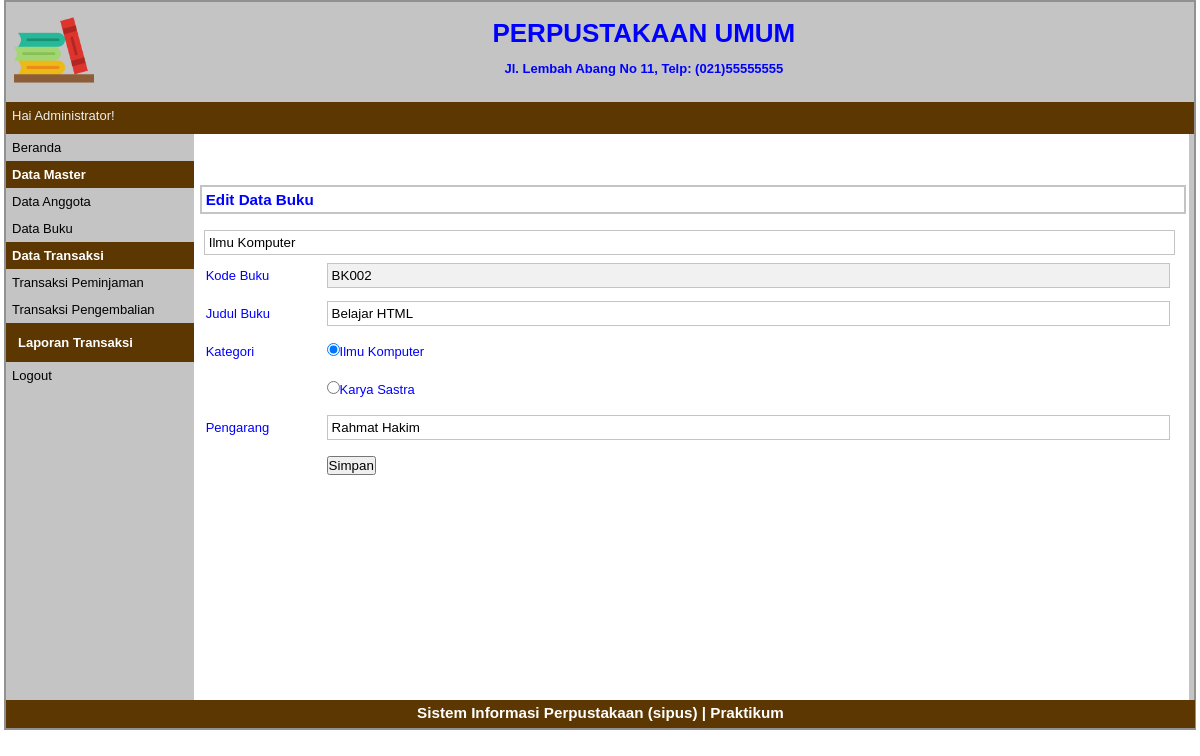
Screenshot of /index.php?p=buku-edit&id=BK002 (signed in) with the database file from the repository.
### tables this page shows
CREATE TABLE `tbbuku` (
  `idbuku` varchar(5) NOT NULL,
  `judulbuku` varchar(50) NOT NULL,
  `kategori` varchar(50) NOT NULL,
  `pengarang` varchar(40) NOT NULL,
  `penerbit` varchar(40) NOT NULL,
  `status` varchar(10) NOT NULL
);

### pages/buku-edit.php (the view)
<?php
	$id_buku=$_GET['id'];
	$q_tampil_buku=mysqli_query($db,"SELECT * FROM tbbuku WHERE idbuku='$id_buku'");
	$r_tampil_buku=mysqli_fetch_array($q_tampil_buku);
?>
<div id="label-page"><h3>Edit Data Buku</h3></div>
<div id="content">
	<form action="proses/anggota-edit-proses.php" method="post" enctype="multipart/form-data">
	<table id="tabel-input">
		<tr>
			<td class="label-formulir">Kode Buku</td>
			<td class="isian-formulir"><input type="text" name="id_buku" value="<?php echo $r_tampil_buku['idbuku']; ?>" readonly="readonly" class="isian-formulir isian-formulir-border warna-formulir-disabled"></td>
		</tr>
		<tr>
			<td class="label-formulir">Judul Buku</td>
			<td class="isian-formulir"><input type="text" name="judul_buku" value="<?php echo $r_tampil_buku['judulbuku']; ?>" class="isian-formulir isian-formulir-border"></td>
		</tr>
		<tr>
			<td class="label-formulir">Kategori</td>
			<?php
			if($r_tampil_buku['kategori']=="Ilmu Komputer")
			{
				echo "<td class='isian-formulir'><input type='radio' name='kategori' value='Ilmu Komputer' checked>Ilmu Komputer</label></td>
					</tr>
		<tr>
			<td class='label-formulir'></td>
			<td class='isian-formulir'><input type='radio' name='kategori' value='Karya Sastra'>Karya Sastra</td>";
			}
			elseif($r_tampil_buku['kategori']=="Karya Sastra")
			{
				echo "<td class='isian-formulir'><input type='radio' name='kategori' value='Ilmu Komputer'>Ilmu Komputer</label></td>
					</tr>
		<tr>
			<td class='label-formulir'></td>
			<td class='isian-formulir'><input type='radio' name='kategori' value='Karya Sastra' checked>Karya Sastra</td>";
			}
			?>
			<input type="text" name="kategori" value="<?php echo $r_tampil_buku['kategori']; ?>" class="isian-formulir isian-formulir-border"></td>
		</tr>
		<tr>
			<td class="label-formulir">Pengarang</td>
			<td class="isian-formulir"><input type="text" name="pengarang" value="<?php echo $r_tampil_buku['pengarang']; ?>" class="isian-formulir isian-formulir-border"></td>
		</tr>
		<tr>
			<td class="label-formulir"></td>
			<td class="isian-formulir"><input type="submit" name="simpan" value="Simpan" id="tombol-simpan"></td>
		</tr>
	</table>
	</form>
</div>

### style.css (style rules this page uses)
* { margin:0px; padding:0px }
body { font-family:sans-serif; font-size:13px; color:blue; }
#label-page { margin-top:6px; margin-bottom:6px; margin-left:6px; border:2px solid #C4C4C4; padding:4px; width:97.9%; }
#content { float:left; width:96.8%; min-height:454px; background-image : border:2px solid #C4C4C4; padding:10px; margin-bottom:6px; }
#tabel-input { width:100%; }
.label-formulir { width:12%; height:36px; margin:20px; }
.isian-formulir { width:80%; padding:4px; width:99.8%; }
.isian-formulir-border { border:1px solid #C4C4C4; }
.warna-formulir-disabled { background-color:#F1F1F1; }

### rows the page displays
tbbuku: id_buku "BK002", judul_buku "Belajar HTML", kategori "Ilmu Komputer", pengarang "Rahmat Hakim"

### other values shown
$_SESSION['sesi'] "Administrator"
